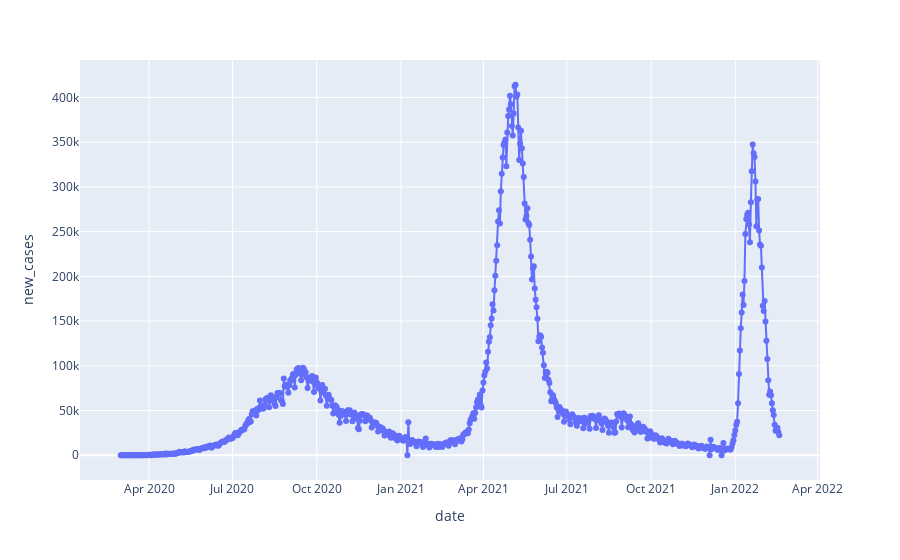

Source (notebook cell):
### Code cell
import plotly.express as px
fig = px.line(covid_data2, x='date', y='new_cases', markers=True)
# fig = px.line(covid_data2, x='date', y='new_deaths', markers=True)
fig.show()

### Figure 1 — Plotly figure (JSON) as saved in the notebook; plotly's stock layout.template omitted (floating-point values rounded to 4 significant figures; data arrays with more than 128 entries replaced by an {"elided": "..."} marker saying what was removed)
{"data": [{"hovertemplate": "date=%{x}<br>new_cases=%{y}<extra></extra>", "legendgroup": "", "line": {"color": "#636efa", "dash": "solid"}, "marker": {"symbol": "circle"}, "mode": "markers+lines", "name": "", "orientation": "v", "showlegend": false, "type": "scatter", "x": {"elided": "720 str values"}, "xaxis": "x", "y": {"elided": "720 int values"}, "yaxis": "y"}], "layout": {"legend": {"tracegroupgap": 0}, "margin": {"t": 60}, "xaxis": {"anchor": "y", "domain": [0, 1], "title": {"text": "date"}}, "yaxis": {"anchor": "x", "domain": [0, 1], "title": {"text": "new_cases"}}}}
